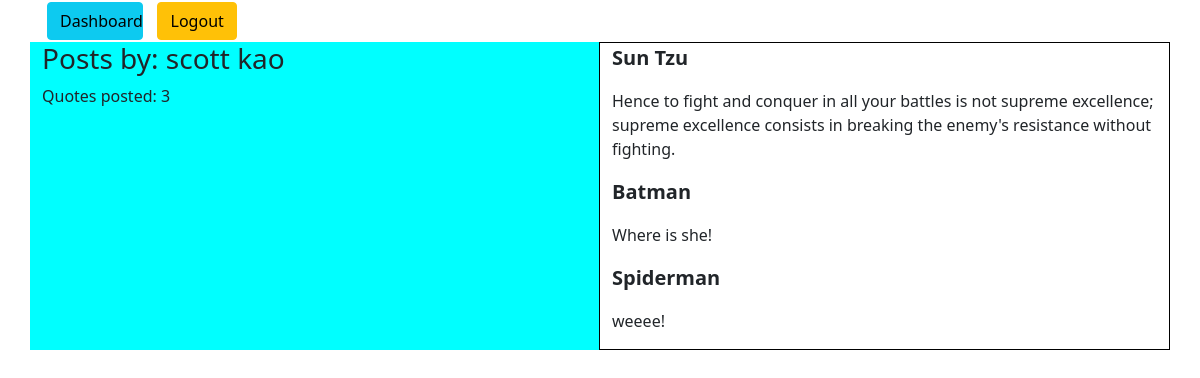
Screenshot of /poster/4 with the database file from the repository.
### q_app/models.py (models this page shows)
class Quote(models.Model):
    quoter = models.CharField(max_length=30)
    quote = models.CharField(max_length=255)
    created_date = models.DateTimeField(auto_now_add=True)
    updated_at = models.DateTimeField(auto_now_add=True)
    posted_by = models.ForeignKey(User, related_name='posted_quote', on_delete = models.CASCADE)
    favorited_by = models.ManyToManyField(User, related_name="favorited_quote")
    objects = QuoteManager()

class User(models.Model):
    first_name = models.CharField(max_length=30)
    last_name = models.CharField(max_length=30)
    email = models.CharField(max_length=50)
    pw = models.CharField(max_length=30)
    created_date = models.DateTimeField(auto_now_add=True)
    updated_at = models.DateTimeField(auto_now_add=True)
    objects = UserManager()

### q_app/views.py (the view)
# urls.py: path('poster/<int:quote_id>', views.quote_poster)
def quote_poster(request, quote_id):
    poster = Quote.objects.get(id = quote_id)
    all_quotes = Quote.objects.all()
    quote_count = Quote.objects.filter(posted_by = poster.posted_by).count()
    context = {
        'poster': poster,
        'all_quotes': all_quotes,
        'quote_count': quote_count
    }
    return render(request, 'user.html', context)

### q_app/templates/user.html (shortened to what this page needs)
<!DOCTYPE html>
<html lang="en">
    <head>
        {% load static %}
        <link rel='stylesheet' href='https://cdn.jsdelivr.net/npm/bootstrap@5.1.0/dist/css/bootstrap.min.css'
>
        <link rel="stylesheet" href="{% static 'quote.css' %}">
    </head>
    <body>
        <div class='container'>
            <div class='col'>
                <a class ='btn btn-info' style="width: 6rem;" href="/dashboard">Dashboard</a>
                <a class ='btn btn-warning' style="width: 5rem;" href="/logout">Logout</a>
            </div>
            <div class="row">
                <div class='col' id='background'>
                    <h3>Posts by: {{poster.posted_by.first_name}} {{poster.posted_by.last_name}}</h3>
                    <p>Quotes posted: {{quote_count}}</p>
                </div>
                <div class="col" id='quote_block'>
                    {% for quote in all_quotes %}
                    {% if quote.posted_by.id == poster.posted_by.id %}
                    <div>
                        <p class='size'>{{quote.quoter}}<p>
                        <p>{{quote.quote}}</p>
                    </div>
                    {% endif %}
                    {% endfor %}
                </div>
            </div>
        </div>
    </body>
</html>

### q_app/static/quote.css (style rules this page uses)
#background { background-color: aqua; }
#quote_block { border: 1px solid black; }
.size { font-size: 15pt; font-weight: bold; }
.btn { margin: 2px 5px; }

### rows the page displays
Quote: posted_by.first_name "scott", posted_by.last_name "kao", quoter "Sun Tzu", quote "Hence to fight and conquer in all your battles is not supreme excellence; supreme excellence consists in breaking the enemy's resistance without fighting."
Quote: quoter "Batman", quote "Where is she!"
Quote: quoter "Spiderman", quote "weeee!"

### other values shown
{{ quote_count }} "3"
